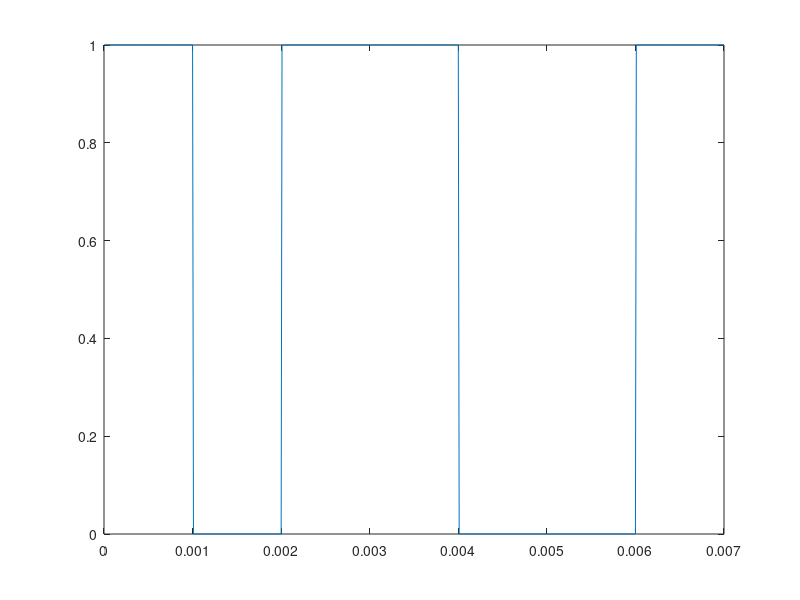
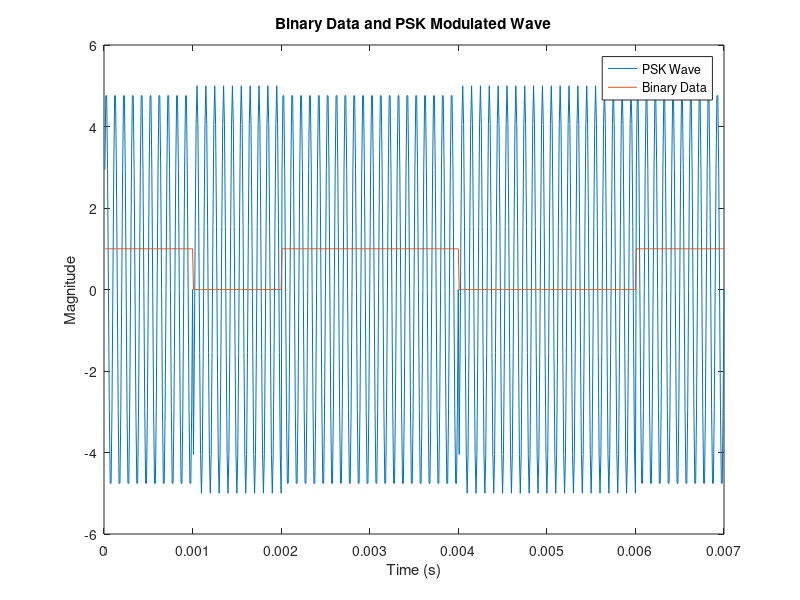

Source code (MATLAB) for these figures, in order:
%% Binary ASK, FSK, PSK simulation
%%%%%%%%%%%%%%%%%%%%%%%%%%%%%%%%%%%%%%%%%%%%%%%%%%%%%%%%%%%%%%%%%%%%%%%%%%
%% Upsampling a binary signal
bin_vec = [1 0 1 1 0 0 1]; % short test signal

len_vec = length(bin_vec)*100;
bin_wave = ones(1,len_vec);
%create stacks of 1000
for i = 1:length(bin_vec)
    if i == 1
        bin_wave(i:i+99) = bin_vec(i)*ones(1,100);
    else
        bin_wave((100*(i-1))+1:100*i) = bin_vec(i)*ones(1,100);
    end
end

bp = .001; %bit period, how many seconds it takes to transmit a single stack
t1 = bp/100:bp/100:len_vec*(bp/100);

figure(2)
clf(2)
plot(t1,bin_wave)

%% ASK Modulation
A1 = 5; A2 = 0; br = 1/bp; fc = br*10; %carrier wave params
t2 = bp/100:bp/100:bp; %stacks of 100 instead of 1000 for simulation
t3 = bp/100:bp/100:bp*length(bin_vec); %time vector of full upsampled signal
s = zeros(1,length(bin_vec)*100);
s1 = zeros(1,length(bin_vec)*100);
for i = 1:1:length(bin_vec)
    if bin_vec(i) == 1 
        y = A1*cos(2*pi*fc*t2); %if a 1, multiply by carrier wave, A1 = 5
    else
        y = A2*cos(2*pi*fc*t2);
    end
    if i == 1
        s(i:i+99) = y; %if a 0, multiply by 0, A2 = 0
    else
        s(((i-1)*100)+1:(i*100)) = y; %concatenate the waves
    end
end

%visualizing the base carrier wave and the modulated wave
figure(10)
clf(10)
hold on;
plot(t3,A1*cos(2*pi*fc*t3),'r--')
plot(t3,s, 'b')
legend('Carrier Wave', 'OOK Modulated Wave', 'Location', 'southoutside')
hold off;
%% ASK Demodulation
demod = zeros(1,length(bin_vec));
step = length(t2);
final_step = length(s);%defining step sizes for looping through stacks
iter = step:step:final_step;

for i = iter
    y = cos(2*pi*fc*t2); 
    z = y.*s((i-(step-1)):i);%multiply each stack by the carrier wave
    int = trapz(t2,z);%integrate
    int_round = round(2*int/bp); %eliminate bp and 2 terms to isolate amplitude
    if int_round>2.5 %threshold of (A1+A2)/2
        a = 1;
    else
        a = 0;
    end
    demod(i/100) = a;
end
disp('OOK Demod Test. 1=pass, 0=fail')
all(demod==bin_vec)
%% FSK Modulation
A = 5; br = 1/bp; f1 = br*8; f2 = br*2; % carrier wave params
t2 = bp/100:bp/100:bp; %time vector for stacks
t3 = bp/100:bp/100:bp*length(bin_vec); %time vector for all stacks
s = zeros(1,length(bin_vec)*100);
for i = 1:1:length(bin_vec)
    if bin_vec(i) == 1
        y = A*cos(2*pi*f1*t2); %different frequencies for 1s and 0s
    else
        y = A*cos(2*pi*f2*t2);
    end
    if i == 1
        s(i:i+99) = y; %put the modulated stacks together
    else
        s(((i-1)*100)+1:(i*100)) = y;
    end
end

figure(10)
clf(10)
hold on;
plot(t3,s)
plot(t3,bin_wave)
legend('FSK Modulated Wave', 'Binary Data')
hold off
%% FSK Demodulation
demod = zeros(1,length(bin_vec));
step = length(t2);
final_step = length(s);%step sizes to loop through stacks
iter = step:step:final_step;
for i = iter
    y1 = cos(2*pi*f1*t2); %2 possible carrier waves
    y2 = cos(2*pi*f2*t2);
    z1 = y1.*s((i-(step-1)):i);
    z2 = y2.*s((i-(step-1)):i); %multiply s by each
    int1 = trapz(t2,z1);
    int2 = trapz(t2,z2); %integrate
    int1_round = round(2*int1/bp); %isolate amplitude
    int2_round = round(2*int2/bp);
    if(int1_round>A/2); %threshold of A/2
        a = 1;
    elseif(int2_round>A/2);
        a = 0;
    end
    demod(i/100) = a;
end
disp('FSK Demod Test. 1=pass, 0=fail')
all(demod==bin_vec)
%% PSK Modulation
A = 5; br = 1/bp; fc = br*10; %carrier params
t2 = bp/100:bp/100:bp; %stack time vector
t3 = bp/100:bp/100:bp*length(bin_vec);%full wave time vector
s = zeros(1,length(bin_vec)*100);

for i = 1:1:length(bin_vec)
    if bin_vec(i) == 1
        y = A*sin(2*pi*fc*t2); %180 degree shift between a 1 and 0
    else
        y = A*cos((2*pi*fc*t2)+pi); %-A*sin(2*pi*fc*t)
    end
    if i == 1
        s(i:i+99) = y;
    else
        s(((i-1)*100)+1:(i*100)) = y;
    end
end

figure(10)
clf(10)
% visualize PSK and binary data
plot(t3,s)
hold on;
plot(t3,bin_wave)
title('Binary Data and PSK Modulated Wave')
xlabel('Time (s)'); ylabel('Magnitude')
legend('PSK Wave','Binary Data')

%% PSK Demodulation
demod = zeros(1,length(bin_vec));

step = length(t2);
final_step = length(s);
iter = step:step:final_step;
for i = iter
    y = sin(2*pi*fc*t2);
    z = y.*s((i-(step-1)):i); %multiply the stack by the carrier for a 1
    int = trapz(t2,z); %integrate and isolate amplitude
    int_round = round(2*int/bp);
    if(int_round>0); %if a 1 the integral will be positive
        a = 1;
    else
        a = 0; %if a 0 it will be negative
    end
    demod(i/100) = a;
end
disp('PSK Demod Test. 1=pass, 0=fail')
all(demod==bin_vec)
